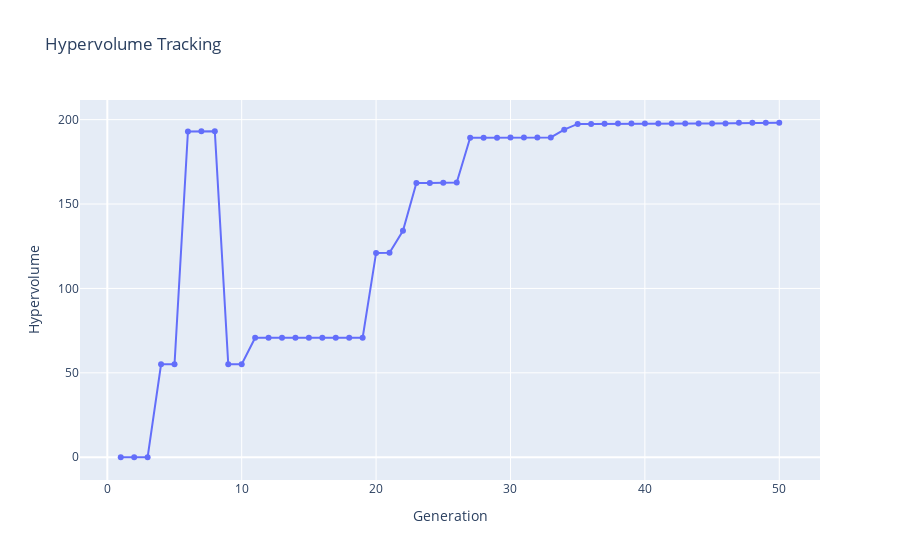

Write notebook code for a chart like this one.
### Code cell
## Tracking hypervolume 

from pymoo.indicators.hv import HV
import plotly.graph_objs as go
ref_point = np.array([15.0, 15.0])

hv_list = []

for gen in res.history:
    hv = HV(ref_point)(gen.pop.get("F"))
    hv_list.append(hv)

fig = go.Figure()
fig.add_trace(go.Scatter(x=np.arange(1, len(hv_list)+1), y=hv_list, mode='lines+markers'))
fig.update_layout(title='Hypervolume Tracking', xaxis_title='Generation', yaxis_title='Hypervolume')

fig.show()

print ("Hypervolume at the end of the optimization: ", hv_list[-1])

### Figure 1 — Plotly figure (JSON) as saved in the notebook; plotly's stock layout.template omitted (floating-point values rounded to 4 significant figures)
{"data": [{"mode": "lines+markers", "type": "scatter", "x": [1, 2, 3, 4, 5, 6, 7, 8, 9, 10, 11, 12, 13, 14, 15, 16, 17, 18, 19, 20, 21, 22, 23, 24, 25, 26, 27, 28, 29, 30, 31, 32, 33, 34, 35, 36, 37, 38, 39, 40, 41, 42, 43, 44, 45, 46, 47, 48, 49, 50], "y": [0, 0, 0, 55.02, 55.02, 193.0, 193.1, 193.1, 55.1, 55.1, 70.79, 70.79, 70.79, 70.79, 70.79, 70.81, 70.81, 70.81, 70.81, 121.0, 121.2, 134.2, 162.4, 162.4, 162.7, 162.7, 189.3, 189.3, 189.3, 189.4, 189.4, 189.4, 189.4, 194.0, 197.5, 197.5, 197.6, 197.7, 197.7, 197.7, 197.7, 197.7, 197.7, 197.7, 197.7, 197.7, 198.1, 198.1, 198.1, 198.1]}], "layout": {"title": {"text": "Hypervolume Tracking"}, "xaxis": {"title": {"text": "Generation"}}, "yaxis": {"title": {"text": "Hypervolume"}}}}
